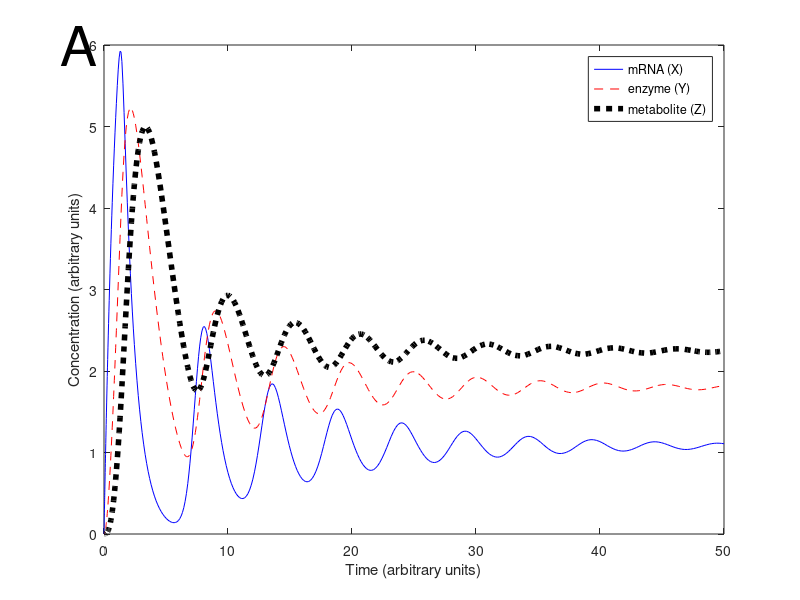

This chart was generated by the following MATLAB code: (Note: this script raises an error after producing the figure.)
% not showing 3d figure; commented-out now

%file Goodwin.m
%Goodwin oscillator model
%from Goodwin (1965) Adv. in. Enz. Reg. 3 pp. 425-428.
%Figure 7.17

function Goodwin

clear all

%declare model parameters
global a1
global kappa1
global k1
global b1
global alpha1
global beta1
global gamma1
global delta1
global n

%assign parameter values
a1=360;
kappa1=43;
k1=1;
b1=1;
alpha1=1;
beta1=0.6;
gamma1=1;
delta1=0.8;
n=7;


%set simulation parameters
Tend=50;
ODEFUN=@goodwinddt;
options=odeset('Refine', 6);

%set initial condition: state = [X, Y, Z]
x0=[0 0 0]';
%run simulation
[t,s]=ode45(ODEFUN, [0,Tend], x0, options);

%generate figure 7.17A
figure(1)
set(gca,'fontsize',14)
plot(t,s(:,1), 'b',t,s(:,2), 'r--',t, s(:,3), 'k:','Linewidth', 4)
 xlabel('Time (arbitrary units)')
 ylabel('Concentration (arbitrary units)')
 legend('mRNA (X)', 'enzyme (Y)', 'metabolite (Z)')
str1(1) = {'A'};
text(-3.5,6,str1, 'Fontsize', 40)

%run simulations for figure 7.17B

 [t1,s1] = ode15s(ODEFUN,[0,Tend], [0,0,0]);
 [t2,s2] = ode15s(ODEFUN,[0,Tend], [0,2.5,0]);
 [t3,s3] = ode15s(ODEFUN,[0,Tend], [0,5,0]);

%%generate figure 7.17B
%figure(2)
%set(gca, 'fontsize', 14)
% plot3(s1(:,1), s1(:,2), s1(:,3),'k--', 'Linewidth', 2)
% hold on
% plot3(s2(:,1), s2(:,2), s2(:,3),'k--', 'Linewidth', 2)
% plot3(s3(:,1), s3(:,2), s3(:,3),'k--', 'Linewidth', 2)
% xlabel('[X] (arbitrary units)')
% ylabel('[Y] (arbitrary units)')
% zlabel('[Z] (arbitrary units)')
% str1(1) = {'B'};
%text(-3.5, -3.5,5,str1, 'Fontsize', 40)
 
 


end


%dynamics of Goodwin model
function dS=goodwinddt(t,x)

global a1
global kappa1
global k1
global b1
global alpha1
global beta1
global gamma1
global delta1
global n


X=x(1);
Y=x(2);
Z=x(3);

 

dS =[a1/(kappa1+k1*Z^n) - b1*X,  alpha1*X - beta1*Y, gamma1*Y - delta1*Z]';

end

